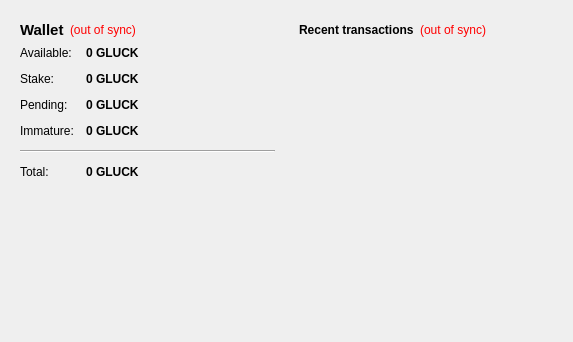
<?xml version="1.0" encoding="UTF-8"?>
<ui version="4.0">
 <class>OverviewPage</class>
 <widget class="QWidget" name="OverviewPage">
  <property name="geometry">
   <rect>
    <x>0</x>
    <y>0</y>
    <width>573</width>
    <height>342</height>
   </rect>
  </property>
  <property name="windowTitle">
   <string>Form</string>
  </property>
  <layout class="QHBoxLayout" name="horizontalLayout" stretch="1,1">
   <item>
    <layout class="QVBoxLayout" name="verticalLayout_2">
     <item>
      <widget class="QFrame" name="frame">
       <property name="frameShape">
        <enum>QFrame::NoFrame</enum>
       </property>
       <property name="frameShadow">
        <enum>QFrame::Plain</enum>
       </property>
       <property name="lineWidth">
        <number>0</number>
       </property>
       <layout class="QVBoxLayout" name="verticalLayout_4">
        <item>
         <layout class="QHBoxLayout" name="horizontalLayout_4">
          <item>
           <widget class="QLabel" name="label_5">
            <property name="font">
             <font>
              <pointsize>11</pointsize>
              <weight>75</weight>
              <bold>true</bold>
             </font>
            </property>
            <property name="text">
             <string>Wallet</string>
            </property>
           </widget>
          </item>
          <item>
           <widget class="QLabel" name="labelWalletStatus">
            <property name="toolTip">
             <string>The displayed information may be out of date. Your wallet automatically synchronizes with the GoodLuckCoin network after a connection is established, but this process has not completed yet.</string>
            </property>
            <property name="styleSheet">
             <string notr="true">QLabel { color: red; }</string>
            </property>
            <property name="text">
             <string notr="true">(out of sync)</string>
            </property>
            <property name="alignment">
             <set>Qt::AlignLeading|Qt::AlignLeft|Qt::AlignVCenter</set>
            </property>
           </widget>
          </item>
          <item>
           <spacer name="horizontalSpacer_2">
            <property name="orientation">
             <enum>Qt::Horizontal</enum>
            </property>
            <property name="sizeHint" stdset="0">
             <size>
              <width>40</width>
              <height>20</height>
             </size>
            </property>
           </spacer>
          </item>
         </layout>
        </item>
        <item>
         <layout class="QFormLayout" name="formLayout_2">
          <property name="fieldGrowthPolicy">
           <enum>QFormLayout::AllNonFixedFieldsGrow</enum>
          </property>
          <property name="horizontalSpacing">
           <number>12</number>
          </property>
          <property name="verticalSpacing">
           <number>12</number>
          </property>
          <item row="0" column="0">
           <widget class="QLabel" name="label">
            <property name="text">
             <string>Available:</string>
            </property>
           </widget>
          </item>
          <item row="0" column="1">
           <widget class="QLabel" name="labelBalance">
            <property name="font">
             <font>
              <weight>75</weight>
              <bold>true</bold>
             </font>
            </property>
            <property name="cursor">
             <cursorShape>IBeamCursor</cursorShape>
            </property>
            <property name="toolTip">
             <string>Your current spendable balance</string>
            </property>
            <property name="text">
             <string notr="true">0 GLUCK</string>
            </property>
            <property name="textInteractionFlags">
             <set>Qt::LinksAccessibleByMouse|Qt::TextSelectableByKeyboard|Qt::TextSelectableByMouse</set>
            </property>
           </widget>
          </item>
          <item row="1" column="0">
           <widget class="QLabel" name="label_6">
            <property name="text">
             <string>Stake:</string>
            </property>
           </widget>
          </item>
          <item row="1" column="1">
           <widget class="QLabel" name="labelStake">
            <property name="font">
             <font>
              <weight>75</weight>
              <bold>true</bold>
             </font>
            </property>
            <property name="cursor">
             <cursorShape>IBeamCursor</cursorShape>
            </property>
            <property name="toolTip">
             <string>Total of coins that was staked, and do not yet count toward the current balance</string>
            </property>
            <property name="text">
             <string notr="true">0 GLUCK</string>
            </property>
            <property name="textInteractionFlags">
             <set>Qt::LinksAccessibleByMouse|Qt::TextSelectableByKeyboard|Qt::TextSelectableByMouse</set>
            </property>
           </widget>
          </item>
          <item row="2" column="0">
           <widget class="QLabel" name="label_3">
            <property name="text">
             <string>Pending:</string>
            </property>
           </widget>
          </item>
          <item row="2" column="1">
           <widget class="QLabel" name="labelUnconfirmed">
            <property name="font">
             <font>
              <weight>75</weight>
              <bold>true</bold>
             </font>
            </property>
            <property name="cursor">
             <cursorShape>IBeamCursor</cursorShape>
            </property>
            <property name="toolTip">
             <string>Total of transactions that have yet to be confirmed, and do not yet count toward the current balance</string>
            </property>
            <property name="text">
             <string notr="true">0 GLUCK</string>
            </property>
            <property name="textInteractionFlags">
             <set>Qt::LinksAccessibleByMouse|Qt::TextSelectableByKeyboard|Qt::TextSelectableByMouse</set>
            </property>
           </widget>
          </item>
          <item row="3" column="0">
           <widget class="QLabel" name="labelImmatureText">
            <property name="text">
             <string>Immature:</string>
            </property>
           </widget>
          </item>
          <item row="3" column="1">
           <widget class="QLabel" name="labelImmature">
            <property name="font">
             <font>
              <weight>75</weight>
              <bold>true</bold>
             </font>
            </property>
            <property name="toolTip">
             <string>Mined balance that has not yet matured</string>
            </property>
            <property name="text">
             <string notr="true">0 GLUCK</string>
            </property>
            <property name="textInteractionFlags">
             <set>Qt::LinksAccessibleByMouse|Qt::TextSelectableByKeyboard|Qt::TextSelectableByMouse</set>
            </property>
           </widget>
          </item>
          <item row="4" column="0" colspan="2">
           <widget class="Line" name="line">
            <property name="orientation">
             <enum>Qt::Horizontal</enum>
            </property>
           </widget>
          </item>
          <item row="5" column="0">
           <widget class="QLabel" name="labelTotalText">
            <property name="text">
             <string>Total:</string>
            </property>
           </widget>
          </item>
          <item row="5" column="1">
           <widget class="QLabel" name="labelTotal">
            <property name="font">
             <font>
              <weight>75</weight>
              <bold>true</bold>
             </font>
            </property>
            <property name="cursor">
             <cursorShape>IBeamCursor</cursorShape>
            </property>
            <property name="toolTip">
             <string>Your current total balance</string>
            </property>
            <property name="text">
             <string notr="true">0 GLUCK</string>
            </property>
            <property name="textInteractionFlags">
             <set>Qt::LinksAccessibleByMouse|Qt::TextSelectableByKeyboard|Qt::TextSelectableByMouse</set>
            </property>
           </widget>
          </item>
         </layout>
        </item>
       </layout>
      </widget>
     </item>
     <item>
      <spacer name="verticalSpacer">
       <property name="orientation">
        <enum>Qt::Vertical</enum>
       </property>
       <property name="sizeHint" stdset="0">
        <size>
         <width>20</width>
         <height>40</height>
        </size>
       </property>
      </spacer>
     </item>
    </layout>
   </item>
   <item>
    <layout class="QVBoxLayout" name="verticalLayout_3">
     <property name="spacing">
      <number>6</number>
     </property>
     <property name="sizeConstraint">
      <enum>QLayout::SetDefaultConstraint</enum>
     </property>
     <item>
      <widget class="QFrame" name="frame_2">
       <property name="frameShape">
        <enum>QFrame::NoFrame</enum>
       </property>
       <property name="frameShadow">
        <enum>QFrame::Plain</enum>
       </property>
       <layout class="QVBoxLayout" name="verticalLayout">
        <item>
         <layout class="QHBoxLayout" name="horizontalLayout_2">
          <item>
           <widget class="QLabel" name="label_4">
            <property name="text">
             <string>&lt;b&gt;Recent transactions&lt;/b&gt;</string>
            </property>
           </widget>
          </item>
          <item>
           <widget class="QLabel" name="labelTransactionsStatus">
            <property name="toolTip">
             <string>The displayed information may be out of date. Your wallet automatically synchronizes with the GoodLuckCoin network after a connection is established, but this process has not completed yet.</string>
            </property>
            <property name="styleSheet">
             <string notr="true">QLabel { color: red; }</string>
            </property>
            <property name="text">
             <string notr="true">(out of sync)</string>
            </property>
            <property name="alignment">
             <set>Qt::AlignRight|Qt::AlignTrailing|Qt::AlignVCenter</set>
            </property>
           </widget>
          </item>
          <item>
           <spacer name="horizontalSpacer">
            <property name="orientation">
             <enum>Qt::Horizontal</enum>
            </property>
            <property name="sizeHint" stdset="0">
             <size>
              <width>40</width>
              <height>20</height>
             </size>
            </property>
           </spacer>
          </item>
         </layout>
        </item>
        <item>
         <widget class="QListView" name="listTransactions">
          <property name="styleSheet">
           <string notr="true">QListView { background: transparent; }</string>
          </property>
          <property name="frameShape">
           <enum>QFrame::NoFrame</enum>
          </property>
          <property name="verticalScrollBarPolicy">
           <enum>Qt::ScrollBarAlwaysOff</enum>
          </property>
          <property name="horizontalScrollBarPolicy">
           <enum>Qt::ScrollBarAlwaysOff</enum>
          </property>
          <property name="selectionMode">
           <enum>QAbstractItemView::NoSelection</enum>
          </property>
         </widget>
        </item>
       </layout>
      </widget>
     </item>
     <item>
      <spacer name="verticalSpacer_2">
       <property name="orientation">
        <enum>Qt::Vertical</enum>
       </property>
       <property name="sizeHint" stdset="0">
        <size>
         <width>20</width>
         <height>40</height>
        </size>
       </property>
      </spacer>
     </item>
    </layout>
   </item>
  </layout>
 </widget>
 <resources/>
 <connections/>
</ui>
